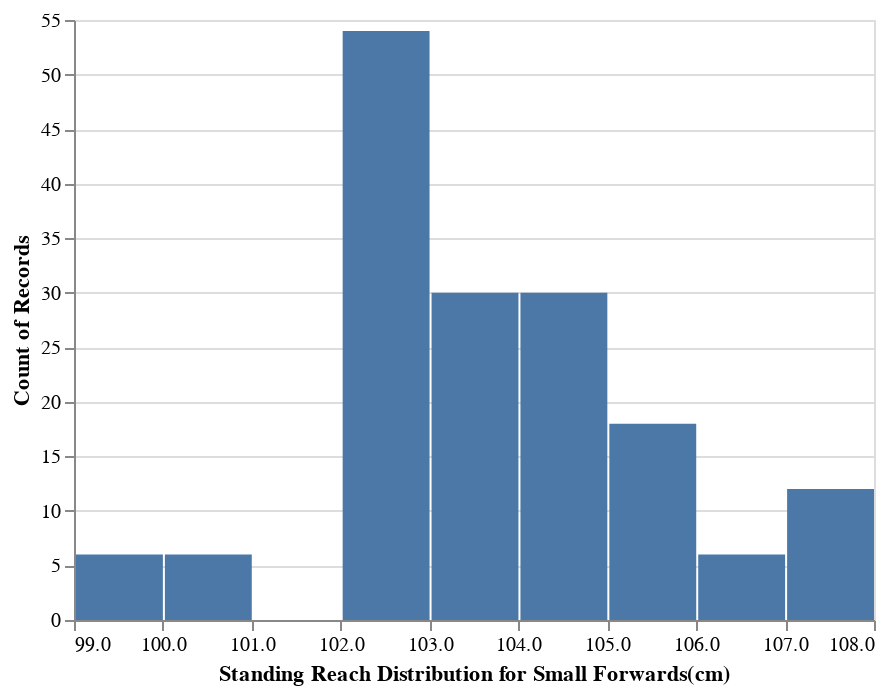

The notebook cell saved with this chart:
### Code cell
#Let's visualize the distribution of standing reach amongst small forwards

SMALLFORWARD_FILTER =  allclasses['POSITION'] == 'SF'

allclasses_smallforwards = allclasses[SMALLFORWARD_FILTER]

base = alt.Chart(allclasses_smallforwards).properties()

bar = base.mark_bar().encode(
    x=alt.X('STANDING_REACH', bin=True, title='Standing Reach Distribution for Small Forwards(cm)'),
    y='count()'
)



bar

### Figure 1 — Vega-Lite specification as saved in the notebook (floating-point values rounded to 4 significant figures; data arrays with more than 128 entries replaced by an {"elided": "..."} marker saying what was removed)
{"config": {"view": {"continuousWidth": 400, "continuousHeight": 300}}, "data": {"name": "data-4784e0a9dd8ae91e94bf8bfbb29d4e9d"}, "mark": "bar", "encoding": {"x": {"type": "quantitative", "bin": true, "field": "STANDING_REACH", "title": "Standing Reach Distribution for Small Forwards(cm)"}, "y": {"type": "quantitative", "aggregate": "count"}}, "$schema": "https://vega.github.io/schema/vega-lite/v4.8.1.json", "datasets": {"data-4784e0a9dd8ae91e94bf8bfbb29d4e9d": {"elided": "162 records"}}}
